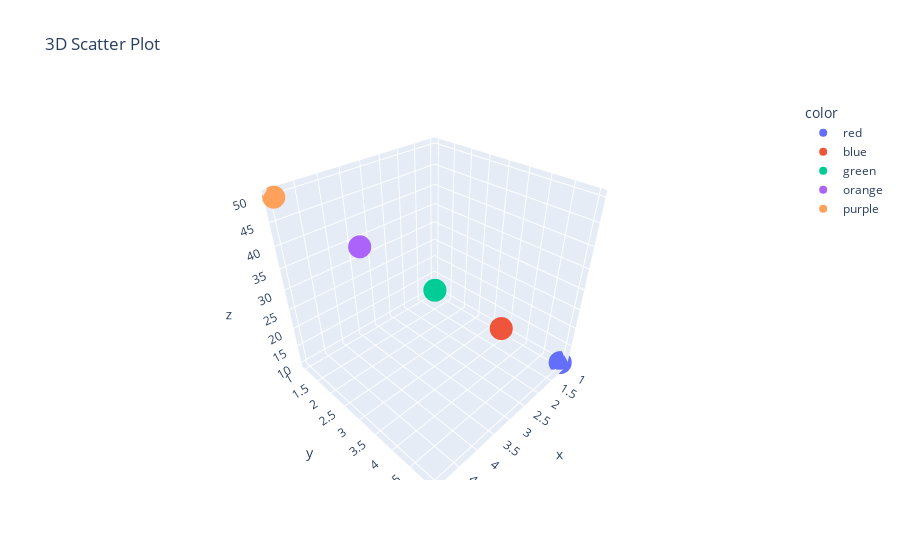

Notebook source saved alongside this figure:
### Code cell
#13. A Create a 3D scatter plot using Plotly

import plotly.express as px
import pandas as pd

# Sample data for 3D scatter plot
data = {
    'x': [1, 2, 3, 4, 5],
    'y': [5, 4, 3, 2, 1],
    'z': [10, 20, 30, 40, 50],
    'color': ['red', 'blue', 'green', 'orange', 'purple']
}

# Creating a DataFrame
df = pd.DataFrame(data)

# Creating a 3D scatter plot
fig = px.scatter_3d(df, x='x', y='y', z='z', color='color', title="3D Scatter Plot")

# Showing the plot
fig.show()

### Figure 1 — Plotly figure (JSON) as saved in the notebook; plotly's stock layout.template omitted (floating-point values rounded to 4 significant figures)
{"data": [{"hovertemplate": "color=red<br>x=%{x}<br>y=%{y}<br>z=%{z}<extra></extra>", "legendgroup": "red", "marker": {"color": "#636efa", "symbol": "circle"}, "mode": "markers", "name": "red", "scene": "scene", "showlegend": true, "type": "scatter3d", "x": [1], "y": [5], "z": [10]}, {"hovertemplate": "color=blue<br>x=%{x}<br>y=%{y}<br>z=%{z}<extra></extra>", "legendgroup": "blue", "marker": {"color": "#EF553B", "symbol": "circle"}, "mode": "markers", "name": "blue", "scene": "scene", "showlegend": true, "type": "scatter3d", "x": [2], "y": [4], "z": [20]}, {"hovertemplate": "color=green<br>x=%{x}<br>y=%{y}<br>z=%{z}<extra></extra>", "legendgroup": "green", "marker": {"color": "#00cc96", "symbol": "circle"}, "mode": "markers", "name": "green", "scene": "scene", "showlegend": true, "type": "scatter3d", "x": [3], "y": [3], "z": [30]}, {"hovertemplate": "color=orange<br>x=%{x}<br>y=%{y}<br>z=%{z}<extra></extra>", "legendgroup": "orange", "marker": {"color": "#ab63fa", "symbol": "circle"}, "mode": "markers", "name": "orange", "scene": "scene", "showlegend": true, "type": "scatter3d", "x": [4], "y": [2], "z": [40]}, {"hovertemplate": "color=purple<br>x=%{x}<br>y=%{y}<br>z=%{z}<extra></extra>", "legendgroup": "purple", "marker": {"color": "#FFA15A", "symbol": "circle"}, "mode": "markers", "name": "purple", "scene": "scene", "showlegend": true, "type": "scatter3d", "x": [5], "y": [1], "z": [50]}], "layout": {"autosize": true, "legend": {"title": {"text": "color"}, "tracegroupgap": 0}, "scene": {"aspectmode": "auto", "aspectratio": {"x": 1, "y": 1, "z": 1}, "domain": {"x": [0, 1], "y": [0, 1]}, "xaxis": {"title": {"text": "x"}, "type": "linear"}, "yaxis": {"title": {"text": "y"}, "type": "linear"}, "zaxis": {"title": {"text": "z"}, "type": "linear"}}, "title": {"text": "3D Scatter Plot"}}}
